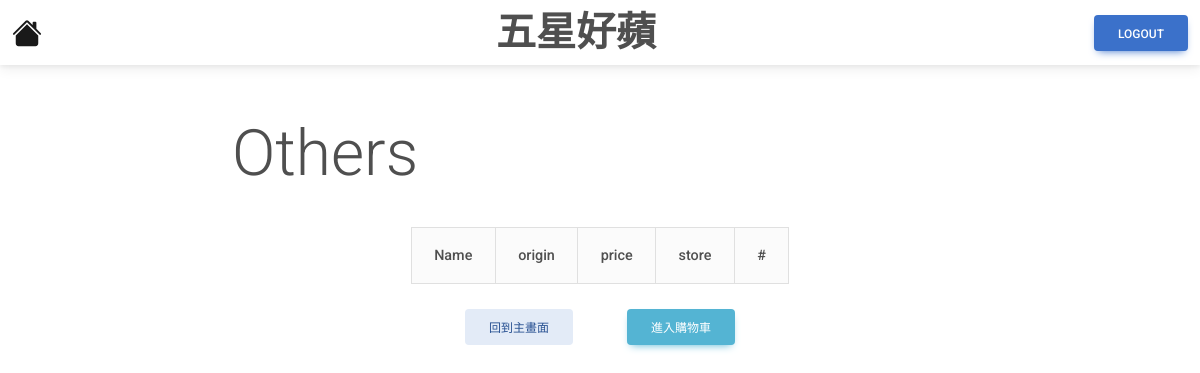
Page /product/others on the earlier database version.
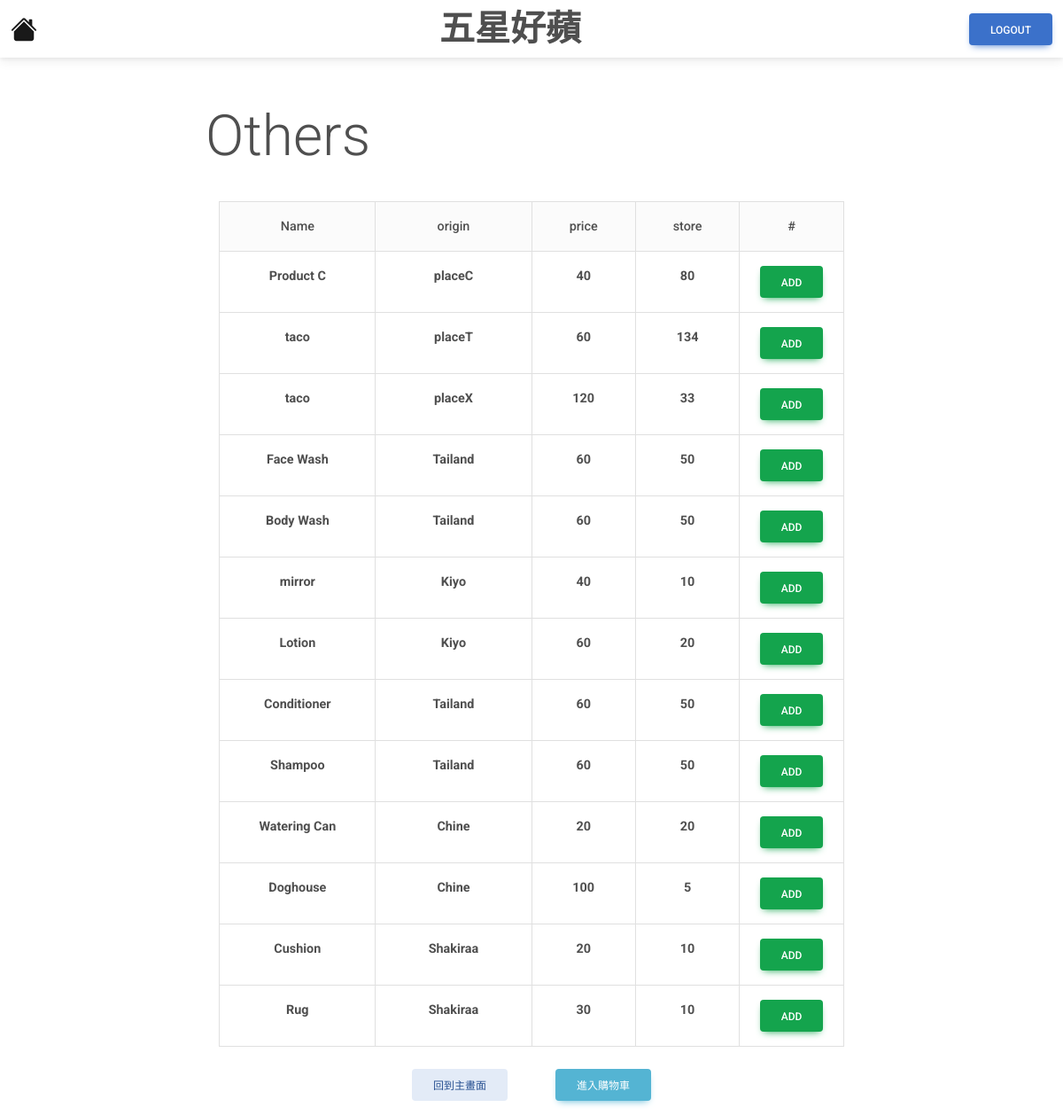
Same page on the later database version.
### tables this page shows
CREATE TABLE Product
(
product_id      INTEGER           PRIMARY KEY  AUTOINCREMENT,
seller_email    VARCHAR(255)      NOT NULL,
product_name    VARCHAR(255)      NOT NULL,
type_id         INTEGER           NOT NULL,
store           INTEGER           NOT NULL,
price           INTEGER           NOT NULL,
origin          VARCHAR(255)      NOT NULL,
FOREIGN KEY(type_id) REFERENCES Type(type_id)
FOREIGN KEY(seller_email) REFERENCES User(email)
);

### category.py (the view)
@app.route('/product/others')
def others():
    con = sqlite3.connect("database.db")
    con.row_factory = sqlite3.Row
    cur = con.cursor()
    cur.execute("SELECT product_id, * FROM Product WHERE type_id = 4")
    rows = cur.fetchall()
    con.close()
    return render_template("Others.html",rows=rows)

### templates/Others.html (shortened to what this page needs)
<!DOCTYPE html>
<html lang="en">
<head>
    <link href="https://cdnjs.cloudflare.com/ajax/libs/font-awesome/6.0.0/css/all.min.css" rel="stylesheet"/>
    <link href="https://cdnjs.cloudflare.com/ajax/libs/mdb-ui-kit/6.4.0/mdb.min.css" rel="stylesheet"/>
</head>
<body>
    <nav class="navbar bg-body-tertiary">
        <div class="container-fluid">
            <a class="navbar-brand" href="{{url_for('home')}}">
            </a>
            <h1 style="margin: auto;"><strong>五星好蘋</strong></h1>
            <a href="{{url_for('logout')}}" class="btn btn-primary">Logout</a>
        </div>
    </nav>
    <br><br><h1 style="margin-right: 550px; text-align: center;"
            class="display-3">Others</h1><br>
    <table class="table table-bordered text-center" style="width: auto; margin: auto;">
        <thead class="bg-light">
            <tr>
                <th>Name</th>
                <th>origin</th>
                <th>price</th>
                <th>store</th>
                <th>#</th>
            </tr>
        </thead>
        <tbody>
            {% for row in rows %}
                <tr>
                <td class="col-3"><strong>{{ row["product_name"] }} </strong></td>
                <td class="col-3"><strong>{{ row["origin"] }} </strong></td>
                <td class="col-2"><strong>{{ row["price"] }} </strong></td>
                <td class="col-2"><strong>{{ row["store"] }} </strong></td>
                <td class="col-2">
                    <form action="/add" method="POST">
                            <button type="submit" class="btn btn-success"> Add </button>
                    </form>
                </td>
                </tr>
            {% endfor %}
        </tbody>
    </table>
    <br><p style="text-align: center">
        <a href="{{url_for('product')}}" class="btn btn-secondary" style="margin-right: 50px">回到主畫面</a>
        <a href="{{url_for('shoppingCart')}}" class="btn btn-info">進入購物車</a>
    </p>
</body>
</html>

Differences in the rows shown:
now on this page (row edited): Product: product_name "Product C", origin "placeC", price "40", store "80"
now on this page (row edited): Product: product_name "taco", origin "placeT", price "60", store "134"
now on this page (row edited): Product: product_name "taco", origin "placeX", price "120", store "33"
added Product: product_name "Face Wash", origin "Tailand", price "60", store "50"
added Product: product_name "Body Wash", origin "Tailand", price "60", store "50"
added Product: product_name "mirror", origin "Kiyo", price "40", store "10"
added Product: product_name "Lotion", origin "Kiyo", price "60", store "20"
added Product: product_name "Conditioner", origin "Tailand", price "60", store "50"
added Product: product_name "Shampoo", origin "Tailand", price "60", store "50"
added Product: product_name "Watering Can", origin "Chine", price "20", store "20"
added Product: product_name "Doghouse", origin "Chine", price "100", store "5"
added Product: product_name "Cushion", origin "Shakiraa", price "20", store "10"
added Product: product_name "Rug", origin "Shakiraa", price "30", store "10"
